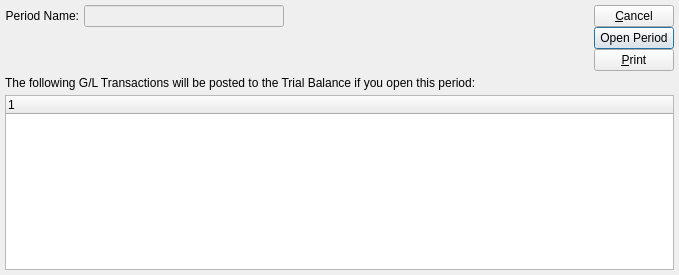
<?xml version="1.0" encoding="UTF-8"?>
<ui version="4.0">
 <comment>This file is part of the xTuple ERP: PostBooks Edition, a free and
open source Enterprise Resource Planning software suite,
Copyright (c) 1999-2019 by OpenMFG LLC, d/b/a xTuple.
It is licensed to you under the Common Public Attribution License
version 1.0, the full text of which (including xTuple-specific Exhibits)
is available at www.xtuple.com/CPAL.  By using this software, you agree
to be bound by its terms.</comment>
 <class>unpostedGLTransactions</class>
 <widget class="QDialog" name="unpostedGLTransactions">
  <property name="geometry">
   <rect>
    <x>0</x>
    <y>0</y>
    <width>679</width>
    <height>275</height>
   </rect>
  </property>
  <property name="windowTitle">
   <string>Unposted G/L Transactions</string>
  </property>
  <layout class="QVBoxLayout">
   <property name="spacing">
    <number>5</number>
   </property>
   <property name="margin">
    <number>5</number>
   </property>
   <item>
    <layout class="QHBoxLayout">
     <property name="spacing">
      <number>6</number>
     </property>
     <property name="margin">
      <number>0</number>
     </property>
     <item>
      <layout class="QVBoxLayout">
       <property name="spacing">
        <number>5</number>
       </property>
       <property name="margin">
        <number>0</number>
       </property>
       <item>
        <layout class="QHBoxLayout">
         <property name="spacing">
          <number>5</number>
         </property>
         <property name="margin">
          <number>0</number>
         </property>
         <item>
          <widget class="QLabel" name="_periodLit">
           <property name="text">
            <string>Period Name:</string>
           </property>
           <property name="alignment">
            <set>Qt::AlignRight|Qt::AlignTrailing|Qt::AlignVCenter</set>
           </property>
          </widget>
         </item>
         <item>
          <widget class="QLineEdit" name="_period">
           <property name="enabled">
            <bool>false</bool>
           </property>
          </widget>
         </item>
        </layout>
       </item>
       <item>
        <spacer>
         <property name="orientation">
          <enum>Qt::Vertical</enum>
         </property>
         <property name="sizeHint" stdset="0">
          <size>
           <width>20</width>
           <height>0</height>
          </size>
         </property>
        </spacer>
       </item>
      </layout>
     </item>
     <item>
      <layout class="QVBoxLayout">
       <property name="spacing">
        <number>5</number>
       </property>
       <property name="margin">
        <number>0</number>
       </property>
       <item>
        <widget class="DateCluster" name="_dates">
         <property name="enabled">
          <bool>false</bool>
         </property>
         <property name="focusPolicy">
          <enum>Qt::StrongFocus</enum>
         </property>
        </widget>
       </item>
       <item>
        <spacer>
         <property name="orientation">
          <enum>Qt::Vertical</enum>
         </property>
         <property name="sizeHint" stdset="0">
          <size>
           <width>20</width>
           <height>0</height>
          </size>
         </property>
        </spacer>
       </item>
      </layout>
     </item>
     <item>
      <spacer>
       <property name="orientation">
        <enum>Qt::Horizontal</enum>
       </property>
       <property name="sizeHint" stdset="0">
        <size>
         <width>40</width>
         <height>20</height>
        </size>
       </property>
      </spacer>
     </item>
     <item>
      <layout class="QVBoxLayout">
       <property name="spacing">
        <number>0</number>
       </property>
       <property name="margin">
        <number>0</number>
       </property>
       <item>
        <widget class="QPushButton" name="_cancel">
         <property name="text">
          <string>&amp;Cancel</string>
         </property>
        </widget>
       </item>
       <item>
        <widget class="QPushButton" name="_ok">
         <property name="text">
          <string>Open Period</string>
         </property>
         <property name="autoDefault">
          <bool>true</bool>
         </property>
         <property name="default">
          <bool>true</bool>
         </property>
        </widget>
       </item>
       <item>
        <widget class="QPushButton" name="_print">
         <property name="text">
          <string>&amp;Print</string>
         </property>
        </widget>
       </item>
       <item>
        <spacer>
         <property name="orientation">
          <enum>Qt::Vertical</enum>
         </property>
         <property name="sizeHint" stdset="0">
          <size>
           <width>20</width>
           <height>0</height>
          </size>
         </property>
        </spacer>
       </item>
      </layout>
     </item>
    </layout>
   </item>
   <item>
    <widget class="QLabel" name="_gltransLit">
     <property name="text">
      <string>The following G/L Transactions will be posted to the Trial Balance if you open this period:</string>
     </property>
    </widget>
   </item>
   <item>
    <widget class="XTreeWidget" name="_gltrans"/>
   </item>
  </layout>
 </widget>
 <customwidgets>
  <customwidget>
   <class>DateCluster</class>
   <extends>QWidget</extends>
   <header>datecluster.h</header>
   <container>1</container>
  </customwidget>
  <customwidget>
   <class>XTreeWidget</class>
   <extends>QTreeWidget</extends>
   <header>xtreewidget.h</header>
   <container>1</container>
  </customwidget>
 </customwidgets>
 <tabstops>
  <tabstop>_period</tabstop>
  <tabstop>_dates</tabstop>
  <tabstop>_gltrans</tabstop>
  <tabstop>_cancel</tabstop>
  <tabstop>_ok</tabstop>
  <tabstop>_print</tabstop>
 </tabstops>
 <resources/>
 <connections>
  <connection>
   <sender>_cancel</sender>
   <signal>clicked()</signal>
   <receiver>unpostedGLTransactions</receiver>
   <slot>reject()</slot>
   <hints>
    <hint type="sourcelabel">
     <x>614</x>
     <y>22</y>
    </hint>
    <hint type="destinationlabel">
     <x>339</x>
     <y>137</y>
    </hint>
   </hints>
  </connection>
  <connection>
   <sender>_ok</sender>
   <signal>clicked()</signal>
   <receiver>unpostedGLTransactions</receiver>
   <slot>accept()</slot>
   <hints>
    <hint type="sourcelabel">
     <x>614</x>
     <y>54</y>
    </hint>
    <hint type="destinationlabel">
     <x>339</x>
     <y>137</y>
    </hint>
   </hints>
  </connection>
 </connections>
</ui>
